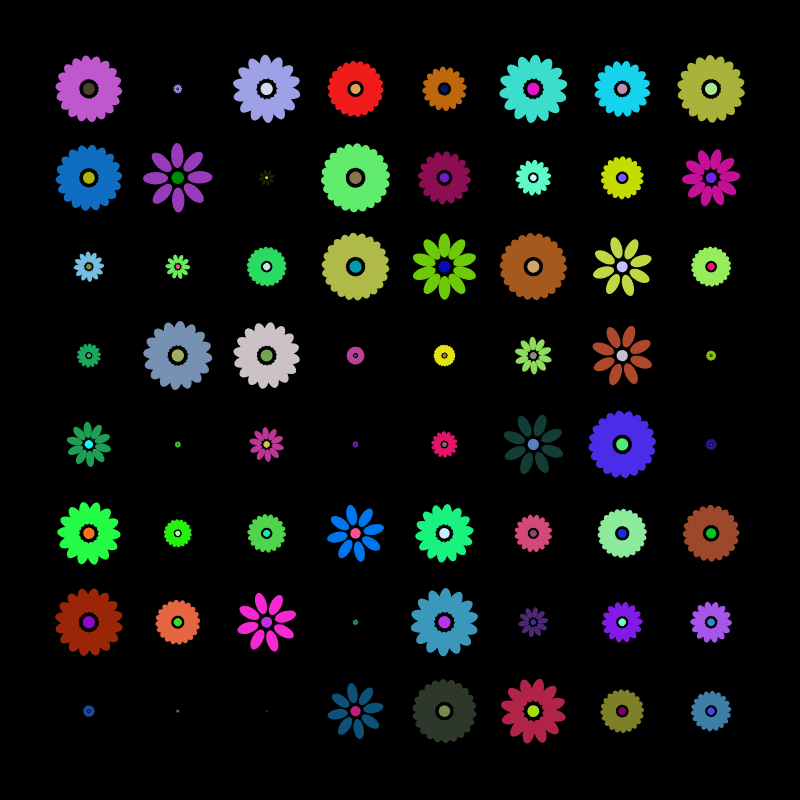
Frame 1 (no input)
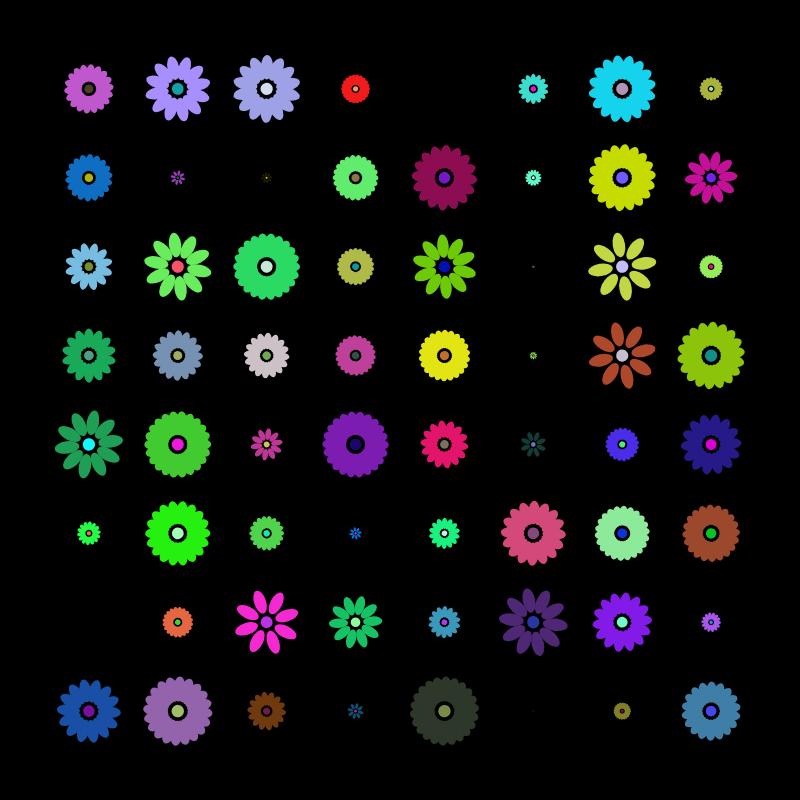
Frame 60 (no input)
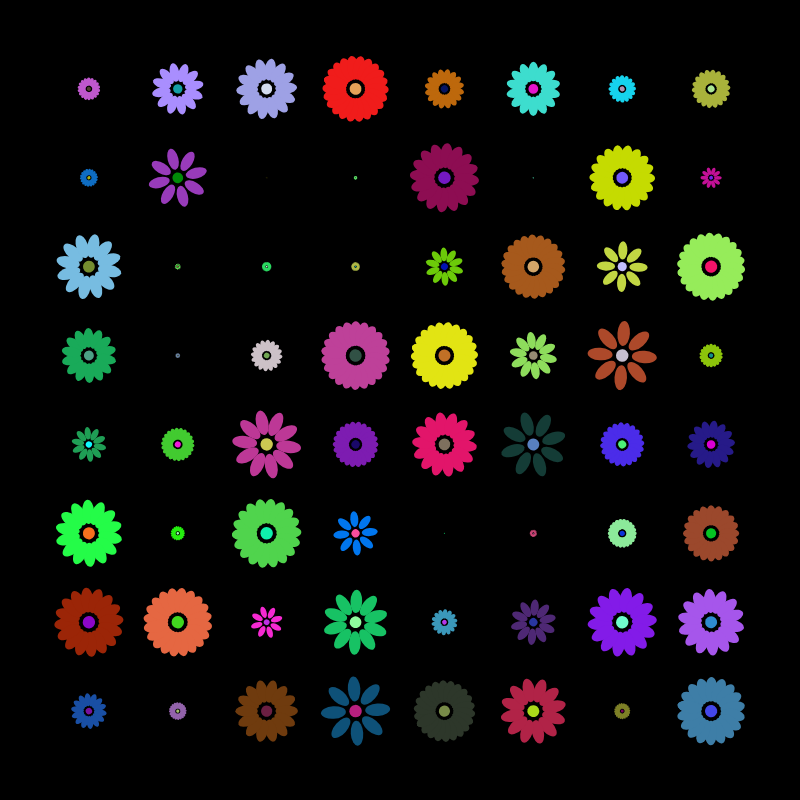
Frame 120 (the mouse pressed at the canvas centre since frame 60)

The p5.js sketch that drew these frames (run headless with seeded random() and noise() and a simulated clock; from frame 60 on, the mouse is pressed at the canvas centre):

// p5.js sketch
// ── sketch.js
/*
  
  exploding kitten 

*/

var plants = []
var numX = 9
var numY = 9


function setup(){

  createCanvas(800,800);
  // stroke(255)
  noStroke()
  background(255)

  const spacingX = width / numX

  const spacingY = height / numY 

  for (var x = spacingX; x < width; x+=spacingX){

    for (var y = spacingY; y < height; y+=spacingY){

      plants.push(generatePlant(x,y,spacingX,spacingY))

    }

  }

}
function draw(){

  background(0)

  for (var i = plants.length - 1; i >= 0; i--) {
    
    drawPlant(plants[i])
  
  }

}

function drawPlant(plant){
  push()
  translate(plant.posX,plant.posY)
  rotate(plant.rotation)
  scale(0.5*sin(plant.rotation))
  fill(plant.color2)
  ellipse(0,0,25,25)
  fill(plant.color)

  for(var i = 0; i < TWO_PI; i+= PI/plant.numLeaves ){

    push()

    rotate(i)

    ellipse(0,0+plant.sX*0.5,25,50)

    pop()

  }
  pop()
  plant.rotation += plant.speed

}

function generatePlant(x,y,sX,sY) {

  let plant = {}
  plant.numLeaves = Math.floor(random(4,12))
  plant.posX = x 
  plant.posY = y 
  plant.sX = sX
  plant.sY = sY
  plant.rotation = random(TWO_PI)
  plant.color = [random(255),random(255),random(255)]
  plant.color2 = [random(255),random(255),random(255)]
  plant.speed = random(0.025,0.1)
  plant.stroke = random(1,5)

  return plant

}
